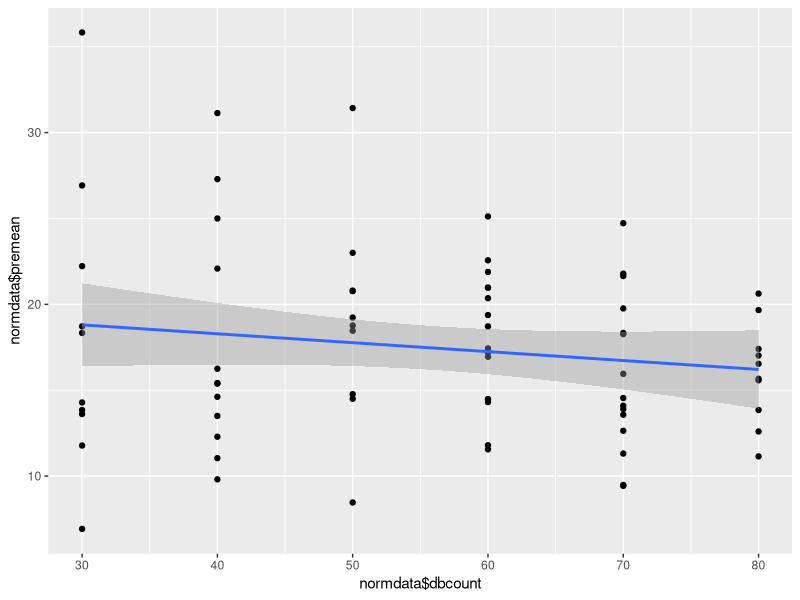
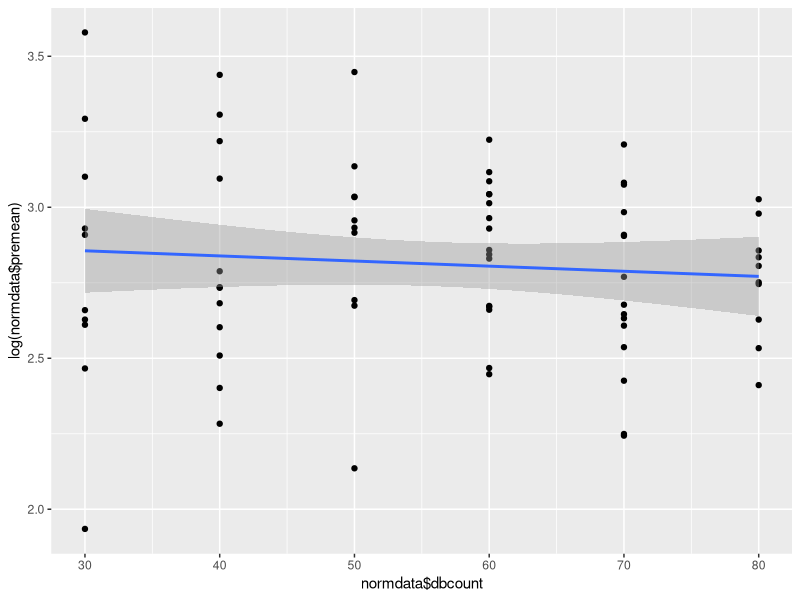
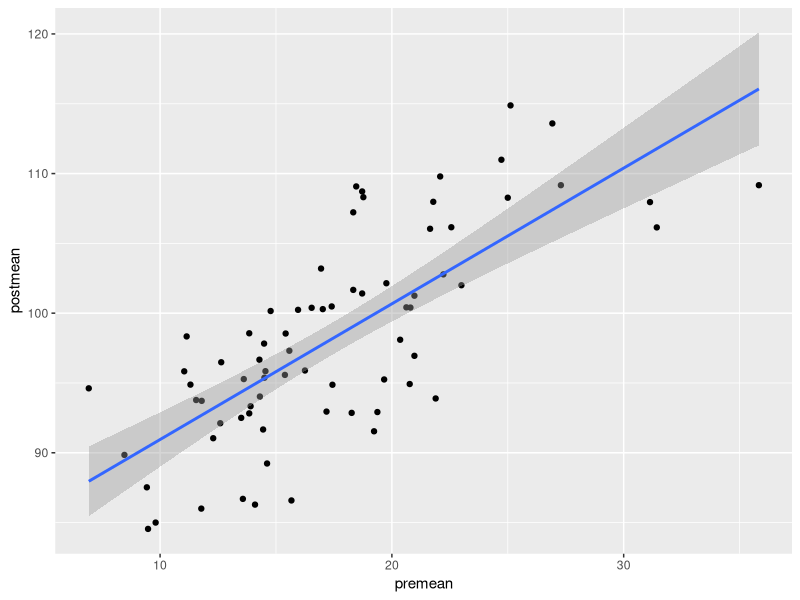
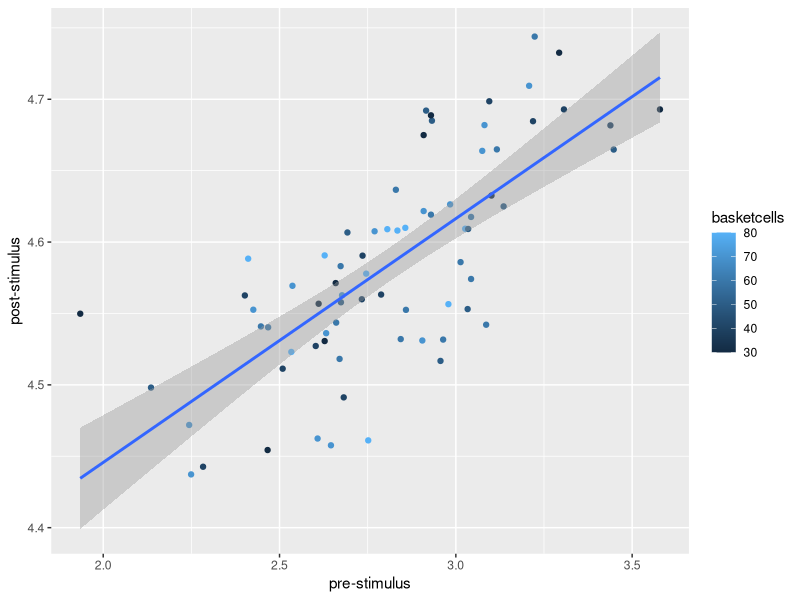

These charts were generated, in order, by the following R code:
library(ggplot2)
normdata = read.csv('norm_prepost_spikes_DeepBasket_20.0ms_window.csv')
summary(normdata)

##****The pre-stimulus population spike rate goes down with dbcount
qplot(normdata$dbcount, normdata$premean, geom=c("point", "smooth"), method="lm")
# Variability and mean goes down with increasing dbcount
qplot(normdata$dbcount, log(normdata$premean), geom=c("point", "smooth"), method="lm")
# log is not much better
premean.lm <- lm(log(premean) ~ dbcount, data=normdata)
summary(premean.lm)
#Insignificant effet of dbcount
fligner.test(log(premean) ~ dbcount, data = normdata)
## heterogeneity of variance is not significant

ggplot(normdata,aes(x=premean,y=postmean)) +  geom_point() +  stat_smooth(method=lm)
## There is a linear relationship between premean and postmean

# A straightforward linear model shows significance of only premean
prepost.lm = lm(postmean ~ premean * dbcount, data=normdata)
summary(prepost.lm)

basketcells <- normdata$dbcount
qplot(log(normdata$premean), log(normdata$postmean), colour=basketcells,  xlab="pre-stimulus", ylab="post-stimulus", geom=c("point", "smooth"), method="lm")
## This is for dumping fig to file
## png("pre_post_stim_correlation_10ms.png", width=400, height=300)
## myplot = qplot(log(normdata$premean), log(normdata$postmean), colour=basketcells,  xlab="log pre-stimulus", ylab="log post-stimulus", geom=c("point", "smooth"), method="lm")
## par(new=F)
## myplot + theme(panel.grid.major=element_blank(), panel.grid.minor=element_blank(), panel.background=element_blank())

## dev.off()
cor.test(log(normdata$premean), log(normdata$postmean))
cor.test(normdata$premean, normdata$postmean)


## ##**** Check the relatoin of increment in population spiking due to stimulus
## spike_incr = normdata$postmean - normdata$premean
## qplot(normdata$dbcount, spike_incr,  xlab="# of basket cells", ylab="increase in mean spiking", geom=c("point", "smooth"), method="lm")
## # From the plot it seems that the difference slightly increases with DB count
## #Check the residual plot
## incr.lm <- lm(postmean - premean ~ dbcount, data=normdata)
## summary(incr.lm)
## incr.res <- resid(incr.lm)
## plot(normdata$dbcount, incr.res, xlab="basket cells", ylab="residual", main="Increase in spiking")
## # Looks equally distributed around 0, homoscedastic - for 10 ms window. Not for 20 ms window.
## #****** Wed Jun  3 23:12:20 EDT 2015 given the post-mean is very large compared to pre-mean, increment may be a bad measure.


#**** Check the SEM of the mean population spike rate before stimulus
## sem <- function(x) sqrt(var(x)/length(x))
## dbcounts <- unique(normdata$dbcount)
## for (n in dbcounts){
##     ngrp <- normdata[normdata$dbcount == n,]
##     premean.sem <- sem(ngrp$premean)
##     print(n)
##     print(premean.sem)
## }
## premean.sembydbcount <- aggregate(normdata$premean, by=list(normdata$dbcount), FUN = sem)
## print(premean.sembydbcount)
## plot(premean.sembydbcount)

## # PSTH is a mean by definition - so ignore this
## premedian.sembydbcount <- aggregate(normdata$premedian, by=list(normdata$dbcount), FUN = sem)
## print(premedian.sembydbcount)    

## plot(log(normdata$dbcount), log(normdata$premedian))
## plot(normdata$dbcount, normdata$premean)
## plot(normdata$dbcount, normdata$postmean)
## plot(normdata$dbcount, normdata$prestd)
## plot(log(normdata$dbcount), log(normdata$prestd))
## plot(log(normdata$dbcount), log(normdata$poststd))

## boxplot(log(prestd)~log(dbcount), data=normdata)
## boxplot(postmean~dbcount, data=normdata)
## boxplot(poststd~dbcount, data=normdata)
## fit <- lm(log(prestd)~log(dbcount), data=normdata)
## summary(fit)
## fit <- lm(log(poststd)~log(dbcount), data=normdata)
## summary(fit)
## print("Standard deviation ")
## lognormdata = read.csv('lognorm_prepost_spikes_SpinyStellate_10.0ms_window.csv')
## boxplot(premean~dbcount, data=lognormdata)
## boxplot(prestd~log(dbcount), data=lognormdata)
## boxplot(postmean~dbcount, data=lognormdata)
## boxplot(log(poststd)~dbcount, data=lognormdata)
## print("Standard deviation ")

## boxplot(X0~dbcount, data=data)
